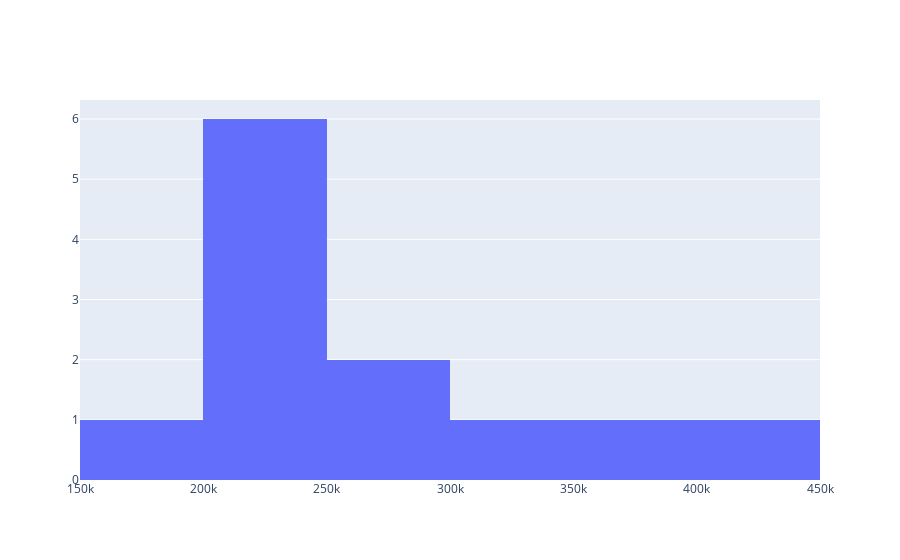

The notebook cell saved with this chart:
### Code cell
fig = go.Figure()
fig.add_trace(go.Histogram(x=df['total_profit']))


# The two histograms are drawn on top of another
#fig.update_layout(barmode='stack')
fig.show()

### Figure 1 — Plotly figure (JSON) as saved in the notebook; plotly's stock layout.template omitted (floating-point values rounded to 4 significant figures)
{"data": [{"type": "histogram", "x": [211000, 183300, 224700, 222700, 209600, 201400, 295500, 361400, 234000, 266700, 412800, 300200]}], "layout": {"barmode": "stack"}}
